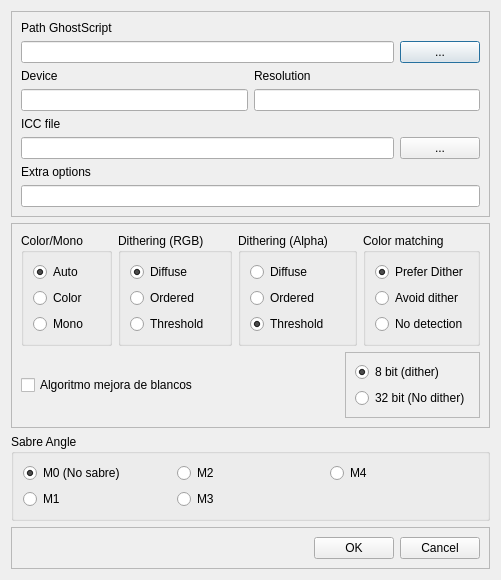
<?xml version="1.0" encoding="UTF-8"?>
<ui version="4.0">
 <class>In2GhostScriptConfig</class>
 <widget class="QDialog" name="In2GhostScriptConfig">
  <property name="geometry">
   <rect>
    <x>0</x>
    <y>0</y>
    <width>435</width>
    <height>530</height>
   </rect>
  </property>
  <property name="maximumSize">
   <size>
    <width>435</width>
    <height>530</height>
   </size>
  </property>
  <property name="windowTitle">
   <string>Dialog</string>
  </property>
  <layout class="QGridLayout" name="gridLayout_9">
   <item row="0" column="0">
    <widget class="QFrame" name="frame">
     <property name="frameShape">
      <enum>QFrame::StyledPanel</enum>
     </property>
     <property name="frameShadow">
      <enum>QFrame::Raised</enum>
     </property>
     <layout class="QVBoxLayout" name="verticalLayout_8">
      <item>
       <layout class="QHBoxLayout" name="horizontalLayout_3">
        <item>
         <layout class="QVBoxLayout" name="verticalLayout">
          <item>
           <widget class="QLabel" name="label">
            <property name="sizePolicy">
             <sizepolicy hsizetype="Preferred" vsizetype="Preferred">
              <horstretch>0</horstretch>
              <verstretch>0</verstretch>
             </sizepolicy>
            </property>
            <property name="text">
             <string>Path GhostScript</string>
            </property>
           </widget>
          </item>
          <item>
           <widget class="QLineEdit" name="m_lePath">
            <property name="sizePolicy">
             <sizepolicy hsizetype="Expanding" vsizetype="Fixed">
              <horstretch>0</horstretch>
              <verstretch>0</verstretch>
             </sizepolicy>
            </property>
           </widget>
          </item>
         </layout>
        </item>
        <item>
         <layout class="QVBoxLayout" name="verticalLayout_6">
          <item>
           <spacer name="verticalSpacer">
            <property name="orientation">
             <enum>Qt::Vertical</enum>
            </property>
            <property name="sizeHint" stdset="0">
             <size>
              <width>20</width>
              <height>40</height>
             </size>
            </property>
           </spacer>
          </item>
          <item>
           <widget class="QPushButton" name="m_pbPath">
            <property name="text">
             <string>...</string>
            </property>
           </widget>
          </item>
         </layout>
        </item>
       </layout>
      </item>
      <item>
       <layout class="QHBoxLayout" name="horizontalLayout">
        <item>
         <layout class="QVBoxLayout" name="verticalLayout_2">
          <item>
           <widget class="QLabel" name="label_2">
            <property name="sizePolicy">
             <sizepolicy hsizetype="Preferred" vsizetype="Preferred">
              <horstretch>0</horstretch>
              <verstretch>0</verstretch>
             </sizepolicy>
            </property>
            <property name="text">
             <string>Device</string>
            </property>
           </widget>
          </item>
          <item>
           <widget class="QLineEdit" name="m_leDevice">
            <property name="sizePolicy">
             <sizepolicy hsizetype="Expanding" vsizetype="Fixed">
              <horstretch>0</horstretch>
              <verstretch>0</verstretch>
             </sizepolicy>
            </property>
            <property name="alignment">
             <set>Qt::AlignCenter</set>
            </property>
           </widget>
          </item>
         </layout>
        </item>
        <item>
         <layout class="QVBoxLayout" name="verticalLayout_3">
          <item>
           <widget class="QLabel" name="label_4">
            <property name="sizePolicy">
             <sizepolicy hsizetype="Preferred" vsizetype="Preferred">
              <horstretch>0</horstretch>
              <verstretch>0</verstretch>
             </sizepolicy>
            </property>
            <property name="text">
             <string>Resolution</string>
            </property>
           </widget>
          </item>
          <item>
           <widget class="QLineEdit" name="m_leResolution">
            <property name="sizePolicy">
             <sizepolicy hsizetype="Expanding" vsizetype="Fixed">
              <horstretch>0</horstretch>
              <verstretch>0</verstretch>
             </sizepolicy>
            </property>
            <property name="alignment">
             <set>Qt::AlignCenter</set>
            </property>
           </widget>
          </item>
         </layout>
        </item>
       </layout>
      </item>
      <item>
       <layout class="QHBoxLayout" name="horizontalLayout_4">
        <item>
         <layout class="QVBoxLayout" name="verticalLayout_4">
          <item>
           <widget class="QLabel" name="label_3">
            <property name="sizePolicy">
             <sizepolicy hsizetype="Preferred" vsizetype="Preferred">
              <horstretch>0</horstretch>
              <verstretch>0</verstretch>
             </sizepolicy>
            </property>
            <property name="text">
             <string>ICC file</string>
            </property>
           </widget>
          </item>
          <item>
           <widget class="QLineEdit" name="m_leICCFile">
            <property name="sizePolicy">
             <sizepolicy hsizetype="Expanding" vsizetype="Fixed">
              <horstretch>0</horstretch>
              <verstretch>0</verstretch>
             </sizepolicy>
            </property>
           </widget>
          </item>
         </layout>
        </item>
        <item>
         <layout class="QVBoxLayout" name="verticalLayout_7">
          <item>
           <spacer name="verticalSpacer_2">
            <property name="orientation">
             <enum>Qt::Vertical</enum>
            </property>
            <property name="sizeHint" stdset="0">
             <size>
              <width>20</width>
              <height>40</height>
             </size>
            </property>
           </spacer>
          </item>
          <item>
           <widget class="QPushButton" name="m_pbIccFile">
            <property name="text">
             <string>...</string>
            </property>
           </widget>
          </item>
         </layout>
        </item>
       </layout>
      </item>
      <item>
       <layout class="QVBoxLayout" name="verticalLayout_5">
        <item>
         <widget class="QLabel" name="label_5">
          <property name="sizePolicy">
           <sizepolicy hsizetype="Preferred" vsizetype="Preferred">
            <horstretch>0</horstretch>
            <verstretch>0</verstretch>
           </sizepolicy>
          </property>
          <property name="text">
           <string>Extra options</string>
          </property>
         </widget>
        </item>
        <item>
         <widget class="QLineEdit" name="m_leExtraOptions">
          <property name="sizePolicy">
           <sizepolicy hsizetype="Expanding" vsizetype="Fixed">
            <horstretch>0</horstretch>
            <verstretch>0</verstretch>
           </sizepolicy>
          </property>
         </widget>
        </item>
       </layout>
      </item>
     </layout>
    </widget>
   </item>
   <item row="1" column="0">
    <widget class="QFrame" name="m_fAlgorithms">
     <property name="frameShape">
      <enum>QFrame::StyledPanel</enum>
     </property>
     <property name="frameShadow">
      <enum>QFrame::Raised</enum>
     </property>
     <layout class="QGridLayout" name="gridLayout_8">
      <item row="0" column="0">
       <widget class="QGroupBox" name="groupBox">
        <property name="title">
         <string>Color/Mono</string>
        </property>
        <layout class="QGridLayout" name="gridLayout_2">
         <item row="0" column="0">
          <layout class="QVBoxLayout" name="verticalLayout_12">
           <item>
            <widget class="QRadioButton" name="m_rbColorAuto">
             <property name="text">
              <string>Auto</string>
             </property>
             <property name="checked">
              <bool>true</bool>
             </property>
            </widget>
           </item>
           <item>
            <widget class="QRadioButton" name="m_rbColorColor">
             <property name="text">
              <string>Color</string>
             </property>
            </widget>
           </item>
           <item>
            <widget class="QRadioButton" name="m_rbColorMono">
             <property name="text">
              <string>Mono</string>
             </property>
            </widget>
           </item>
          </layout>
         </item>
        </layout>
       </widget>
      </item>
      <item row="0" column="1">
       <widget class="QGroupBox" name="groupBox_4">
        <property name="title">
         <string>Dithering (RGB)</string>
        </property>
        <layout class="QGridLayout" name="gridLayout">
         <item row="0" column="0">
          <layout class="QVBoxLayout" name="verticalLayout_9">
           <item>
            <widget class="QRadioButton" name="m_rbRGBDithDiffuse">
             <property name="text">
              <string>Diffuse</string>
             </property>
             <property name="checked">
              <bool>true</bool>
             </property>
            </widget>
           </item>
           <item>
            <widget class="QRadioButton" name="m_rbRGBDithOrdered">
             <property name="text">
              <string>Ordered</string>
             </property>
            </widget>
           </item>
           <item>
            <widget class="QRadioButton" name="m_rbRGBDithThreshold">
             <property name="text">
              <string>Threshold</string>
             </property>
            </widget>
           </item>
          </layout>
         </item>
        </layout>
       </widget>
      </item>
      <item row="0" column="2">
       <widget class="QGroupBox" name="groupBox_2">
        <property name="title">
         <string>Dithering (Alpha)</string>
        </property>
        <layout class="QGridLayout" name="gridLayout_3">
         <item row="0" column="0">
          <layout class="QVBoxLayout" name="verticalLayout_11">
           <item>
            <widget class="QRadioButton" name="m_rbAlphaDithDiffuse">
             <property name="text">
              <string>Diffuse</string>
             </property>
            </widget>
           </item>
           <item>
            <widget class="QRadioButton" name="m_rbAlphaDithOrdered">
             <property name="text">
              <string>Ordered</string>
             </property>
            </widget>
           </item>
           <item>
            <widget class="QRadioButton" name="m_rbAlphaDithThreshold">
             <property name="text">
              <string>Threshold</string>
             </property>
             <property name="checked">
              <bool>true</bool>
             </property>
            </widget>
           </item>
          </layout>
         </item>
        </layout>
       </widget>
      </item>
      <item row="0" column="3">
       <widget class="QGroupBox" name="groupBox_3">
        <property name="title">
         <string>Color matching</string>
        </property>
        <layout class="QGridLayout" name="gridLayout_4">
         <item row="0" column="0">
          <layout class="QVBoxLayout" name="verticalLayout_10">
           <item>
            <widget class="QRadioButton" name="m_rbColorMatchPreferDith">
             <property name="text">
              <string>Prefer Dither</string>
             </property>
             <property name="checked">
              <bool>true</bool>
             </property>
            </widget>
           </item>
           <item>
            <widget class="QRadioButton" name="m_rbColorMatchAvoidDith">
             <property name="text">
              <string>Avoid dither</string>
             </property>
            </widget>
           </item>
           <item>
            <widget class="QRadioButton" name="m_rbColorMatchNoDetect">
             <property name="text">
              <string>No detection</string>
             </property>
            </widget>
           </item>
          </layout>
         </item>
        </layout>
       </widget>
      </item>
      <item row="1" column="0" colspan="4">
       <layout class="QHBoxLayout" name="horizontalLayout_5">
        <item>
         <widget class="QCheckBox" name="m_cbAlgMejoraBlancos">
          <property name="text">
           <string>Algoritmo mejora de blancos</string>
          </property>
         </widget>
        </item>
        <item>
         <spacer name="horizontalSpacer">
          <property name="orientation">
           <enum>Qt::Horizontal</enum>
          </property>
          <property name="sizeHint" stdset="0">
           <size>
            <width>28</width>
            <height>39</height>
           </size>
          </property>
         </spacer>
        </item>
        <item>
         <widget class="QFrame" name="frame_3">
          <property name="frameShape">
           <enum>QFrame::StyledPanel</enum>
          </property>
          <property name="frameShadow">
           <enum>QFrame::Raised</enum>
          </property>
          <layout class="QGridLayout" name="gridLayout_5">
           <item row="0" column="0">
            <widget class="QRadioButton" name="m_rb8Bit">
             <property name="text">
              <string>8 bit (dither)</string>
             </property>
             <property name="checked">
              <bool>true</bool>
             </property>
            </widget>
           </item>
           <item row="1" column="0">
            <widget class="QRadioButton" name="m_rb32Bit">
             <property name="text">
              <string>32 bit (No dither)</string>
             </property>
            </widget>
           </item>
          </layout>
         </widget>
        </item>
       </layout>
      </item>
     </layout>
    </widget>
   </item>
   <item row="2" column="0">
    <widget class="QGroupBox" name="groupBox_5">
     <property name="title">
      <string>Sabre Angle</string>
     </property>
     <layout class="QGridLayout" name="gridLayout_7">
      <item row="0" column="0">
       <layout class="QGridLayout" name="gridLayout_6">
        <item row="0" column="0">
         <widget class="QRadioButton" name="m_rbM0">
          <property name="text">
           <string>M0 (No sabre)</string>
          </property>
          <property name="checked">
           <bool>true</bool>
          </property>
         </widget>
        </item>
        <item row="0" column="1">
         <widget class="QRadioButton" name="m_rbM2">
          <property name="text">
           <string>M2</string>
          </property>
         </widget>
        </item>
        <item row="0" column="2">
         <widget class="QRadioButton" name="m_rbM4">
          <property name="text">
           <string>M4</string>
          </property>
         </widget>
        </item>
        <item row="1" column="0">
         <widget class="QRadioButton" name="m_rbM1">
          <property name="text">
           <string>M1</string>
          </property>
         </widget>
        </item>
        <item row="1" column="1">
         <widget class="QRadioButton" name="m_rbM3">
          <property name="text">
           <string>M3</string>
          </property>
         </widget>
        </item>
       </layout>
      </item>
     </layout>
    </widget>
   </item>
   <item row="3" column="0">
    <widget class="QFrame" name="frame_2">
     <property name="frameShape">
      <enum>QFrame::StyledPanel</enum>
     </property>
     <property name="frameShadow">
      <enum>QFrame::Raised</enum>
     </property>
     <layout class="QHBoxLayout" name="horizontalLayout_2">
      <item>
       <spacer name="horizontalSpacer_3">
        <property name="orientation">
         <enum>Qt::Horizontal</enum>
        </property>
        <property name="sizeHint" stdset="0">
         <size>
          <width>40</width>
          <height>20</height>
         </size>
        </property>
       </spacer>
      </item>
      <item>
       <widget class="QPushButton" name="m_pbOK">
        <property name="text">
         <string>OK</string>
        </property>
       </widget>
      </item>
      <item>
       <widget class="QPushButton" name="m_pbCancel">
        <property name="text">
         <string>Cancel</string>
        </property>
       </widget>
      </item>
     </layout>
    </widget>
   </item>
  </layout>
 </widget>
 <resources/>
 <connections/>
</ui>
